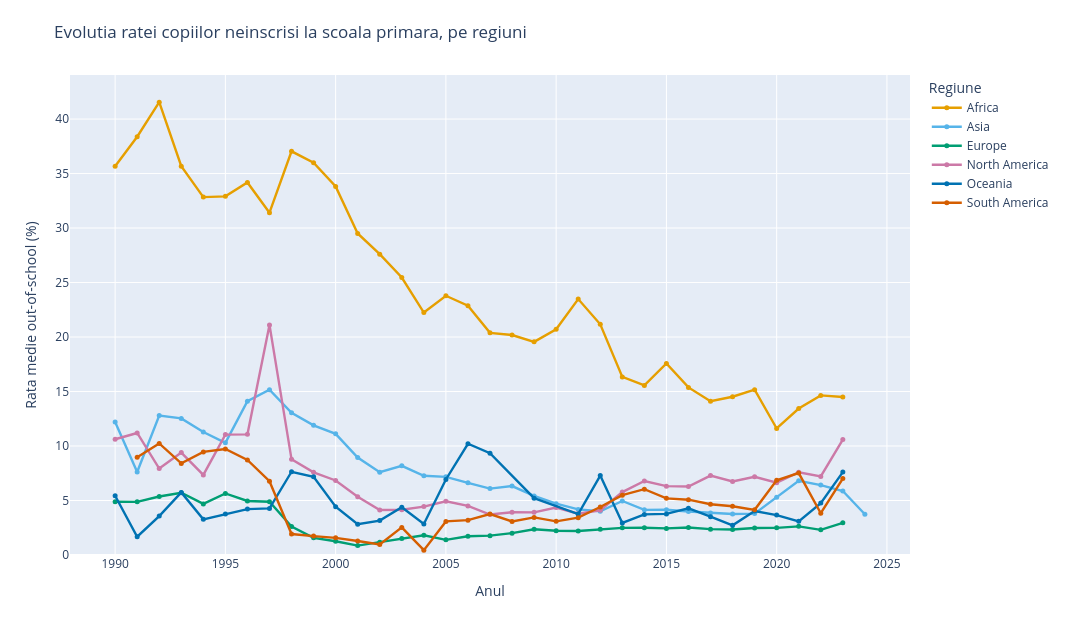

The cell this chart's notebook holds for it:
### Markdown cell above
#### Grafic 5 - Se imbunatateste situatia? Evolutie in timp

### Code cell
region_time = (
    df.dropna(subset=['oos_rate', 'region'])
    .groupby(['region', 'Year'])
    .agg(oos_mean=('oos_rate', 'mean'), nr_tari=('Entity', 'nunique'))
    .reset_index()
)
region_time = region_time[region_time['nr_tari'] >= 3]

fig = px.line(
    region_time,
    x='Year', y='oos_mean',
    color='region',
    color_discrete_map=REGION_COLORS,
    markers=True,
    hover_data={'nr_tari': True, 'region': False},
    labels={
        'oos_mean':  'Rata medie out-of-school (%)',
        'Year':      'Anul',
        'region':    'Regiune',
        'nr_tari':   'Nr. tari',
    },
    title='Evolutia ratei copiilor neinscrisi la scoala primara, pe regiuni'
)
fig.update_traces(marker=dict(size=5), line=dict(width=2.4))

fig.update_layout(
    width=1080, height=620,
    legend=dict(title='Regiune', x=1.02, y=1, xanchor='left'),
    xaxis=dict(fixedrange=True),
    yaxis=dict(rangemode='tozero', fixedrange=True),
    dragmode=False,
    margin=dict(l=70, r=170, t=75, b=65)
)
fig.show(config=PLOTLY_CONFIG)

### Figure 1 — Plotly figure (JSON) as saved in the notebook; plotly's stock layout.template omitted (floating-point values rounded to 4 significant figures)
{"data": [{"customdata": [[21, "Africa"], [18, "Africa"], [16, "Africa"], [15, "Africa"], [24, "Africa"], [20, "Africa"], [19, "Africa"], [14, "Africa"], [21, "Africa"], [34, "Africa"], [32, "Africa"], [29, "Africa"], [32, "Africa"], [32, "Africa"], [29, "Africa"], [31, "Africa"], [29, "Africa"], [28, "Africa"], [31, "Africa"], [32, "Africa"], [31, "Africa"], [32, "Africa"], [34, "Africa"], [28, "Africa"], [31, "Africa"], [30, "Africa"], [29, "Africa"], [34, "Africa"], [31, "Africa"], [29, "Africa"], [23, "Africa"], [28, "Africa"], [21, "Africa"], [23, "Africa"]], "hovertemplate": "Anul=%{x}<br>Rata medie out-of-school (%)=%{y}<br>Nr. tari=%{customdata[0]}<extra></extra>", "legendgroup": "Africa", "line": {"color": "#E69F00", "dash": "solid", "width": 2.4}, "marker": {"size": 5, "symbol": "circle"}, "mode": "lines+markers", "name": "Africa", "orientation": "v", "showlegend": true, "type": "scatter", "x": [1990, 1991, 1992, 1993, 1994, 1995, 1996, 1997, 1998, 1999, 2000, 2001, 2002, 2003, 2004, 2005, 2006, 2007, 2008, 2009, 2010, 2011, 2012, 2013, 2014, 2015, 2016, 2017, 2018, 2019, 2020, 2021, 2022, 2023], "xaxis": "x", "y": [35.68, 38.38, 41.55, 35.68, 32.84, 32.91, 34.19, 31.41, 37.04, 36.0, 33.82, 29.5, 27.6, 25.46, 22.25, 23.78, 22.88, 20.39, 20.18, 19.56, 20.72, 23.48, 21.17, 16.34, 15.56, 17.58, 15.38, 14.1, 14.52, 15.17, 11.61, 13.44, 14.64, 14.5], "yaxis": "y"}, {"customdata": [[15, "Asia"], [11, "Asia"], [16, "Asia"], [13, "Asia"], [15, "Asia"], [12, "Asia"], [15, "Asia"], [16, "Asia"], [16, "Asia"], [24, "Asia"], [25, "Asia"], [24, "Asia"], [27, "Asia"], [29, "Asia"], [26, "Asia"], [28, "Asia"], [30, "Asia"], [28, "Asia"], [29, "Asia"], [29, "Asia"], [28, "Asia"], [31, "Asia"], [32, "Asia"], [33, "Asia"], [32, "Asia"], [32, "Asia"], [35, "Asia"], [36, "Asia"], [34, "Asia"], [33, "Asia"], [35, "Asia"], [34, "Asia"], [37, "Asia"], [26, "Asia"], [6, "Asia"]], "hovertemplate": "Anul=%{x}<br>Rata medie out-of-school (%)=%{y}<br>Nr. tari=%{customdata[0]}<extra></extra>", "legendgroup": "Asia", "line": {"color": "#56B4E9", "dash": "solid", "width": 2.4}, "marker": {"size": 5, "symbol": "circle"}, "mode": "lines+markers", "name": "Asia", "orientation": "v", "showlegend": true, "type": "scatter", "x": [1990, 1991, 1992, 1993, 1994, 1995, 1996, 1997, 1998, 1999, 2000, 2001, 2002, 2003, 2004, 2005, 2006, 2007, 2008, 2009, 2010, 2011, 2012, 2013, 2014, 2015, 2016, 2017, 2018, 2019, 2020, 2021, 2022, 2023, 2024], "xaxis": "x", "y": [12.19, 7.62, 12.8, 12.53, 11.29, 10.29, 14.12, 15.17, 13.05, 11.9, 11.12, 8.95, 7.592, 8.182, 7.271, 7.169, 6.622, 6.091, 6.325, 5.419, 4.713, 4.183, 4.015, 4.957, 4.145, 4.152, 3.988, 3.844, 3.763, 3.8, 5.296, 6.81, 6.414, 5.87, 3.737], "yaxis": "y"}, {"customdata": [[12, "Europe"], [13, "Europe"], [12, "Europe"], [13, "Europe"], [17, "Europe"], [19, "Europe"], [19, "Europe"], [15, "Europe"], [15, "Europe"], [29, "Europe"], [27, "Europe"], [28, "Europe"], [28, "Europe"], [29, "Europe"], [28, "Europe"], [29, "Europe"], [30, "Europe"], [31, "Europe"], [33, "Europe"], [32, "Europe"], [33, "Europe"], [33, "Europe"], [36, "Europe"], [35, "Europe"], [37, "Europe"], [39, "Europe"], [37, "Europe"], [40, "Europe"], [40, "Europe"], [41, "Europe"], [42, "Europe"], [41, "Europe"], [39, "Europe"], [25, "Europe"]], "hovertemplate": "Anul=%{x}<br>Rata medie out-of-school (%)=%{y}<br>Nr. tari=%{customdata[0]}<extra></extra>", "legendgroup": "Europe", "line": {"color": "#009E73", "dash": "solid", "width": 2.4}, "marker": {"size": 5, "symbol": "circle"}, "mode": "lines+markers", "name": "Europe", "orientation": "v", "showlegend": true, "type": "scatter", "x": [1990, 1991, 1992, 1993, 1994, 1995, 1996, 1997, 1998, 1999, 2000, 2001, 2002, 2003, 2004, 2005, 2006, 2007, 2008, 2009, 2010, 2011, 2012, 2013, 2014, 2015, 2016, 2017, 2018, 2019, 2020, 2021, 2022, 2023], "xaxis": "x", "y": [4.885, 4.876, 5.367, 5.715, 4.688, 5.645, 4.956, 4.884, 2.608, 1.572, 1.26, 0.8629, 1.181, 1.51, 1.816, 1.388, 1.714, 1.777, 2.002, 2.368, 2.223, 2.204, 2.367, 2.493, 2.503, 2.443, 2.524, 2.37, 2.338, 2.477, 2.491, 2.628, 2.307, 2.948], "yaxis": "y"}, {"customdata": [[9, "North America"], [7, "North America"], [8, "North America"], [8, "North America"], [6, "North America"], [4, "North America"], [5, "North America"], [4, "North America"], [3, "North America"], [13, "North America"], [16, "North America"], [13, "North America"], [14, "North America"], [13, "North America"], [17, "North America"], [19, "North America"], [13, "North America"], [17, "North America"], [18, "North America"], [14, "North America"], [14, "North America"], [16, "North America"], [16, "North America"], [16, "North America"], [18, "North America"], [19, "North America"], [17, "North America"], [17, "North America"], [16, "North America"], [16, "North America"], [16, "North America"], [17, "North America"], [15, "North America"], [19, "North America"]], "hovertemplate": "Anul=%{x}<br>Rata medie out-of-school (%)=%{y}<br>Nr. tari=%{customdata[0]}<extra></extra>", "legendgroup": "North America", "line": {"color": "#CC79A7", "dash": "solid", "width": 2.4}, "marker": {"size": 5, "symbol": "circle"}, "mode": "lines+markers", "name": "North America", "orientation": "v", "showlegend": true, "type": "scatter", "x": [1990, 1991, 1992, 1993, 1994, 1995, 1996, 1997, 1998, 1999, 2000, 2001, 2002, 2003, 2004, 2005, 2006, 2007, 2008, 2009, 2010, 2011, 2012, 2013, 2014, 2015, 2016, 2017, 2018, 2019, 2020, 2021, 2022, 2023], "xaxis": "x", "y": [10.62, 11.19, 7.935, 9.4, 7.35, 11.05, 11.07, 21.11, 8.775, 7.581, 6.839, 5.35, 4.126, 4.157, 4.441, 4.93, 4.507, 3.712, 3.927, 3.914, 4.358, 3.785, 4.103, 5.773, 6.786, 6.317, 6.289, 7.289, 6.748, 7.173, 6.638, 7.594, 7.213, 10.59], "yaxis": "y"}, {"customdata": [[3, "Oceania"], [3, "Oceania"], [4, "Oceania"], [3, "Oceania"], [6, "Oceania"], [4, "Oceania"], [4, "Oceania"], [4, "Oceania"], [5, "Oceania"], [5, "Oceania"], [5, "Oceania"], [4, "Oceania"], [4, "Oceania"], [3, "Oceania"], [4, "Oceania"], [4, "Oceania"], [3, "Oceania"], [5, "Oceania"], [3, "Oceania"], [4, "Oceania"], [5, "Oceania"], [6, "Oceania"], [10, "Oceania"], [11, "Oceania"], [10, "Oceania"], [5, "Oceania"], [8, "Oceania"], [10, "Oceania"], [12, "Oceania"], [9, "Oceania"], [11, "Oceania"], [11, "Oceania"]], "hovertemplate": "Anul=%{x}<br>Rata medie out-of-school (%)=%{y}<br>Nr. tari=%{customdata[0]}<extra></extra>", "legendgroup": "Oceania", "line": {"color": "#0072B2", "dash": "solid", "width": 2.4}, "marker": {"size": 5, "symbol": "circle"}, "mode": "lines+markers", "name": "Oceania", "orientation": "v", "showlegend": true, "type": "scatter", "x": [1990, 1991, 1992, 1993, 1994, 1995, 1996, 1997, 1998, 1999, 2000, 2001, 2002, 2003, 2004, 2005, 2006, 2007, 2009, 2011, 2012, 2013, 2014, 2015, 2016, 2017, 2018, 2019, 2020, 2021, 2022, 2023], "xaxis": "x", "y": [5.437, 1.678, 3.576, 5.741, 3.274, 3.768, 4.212, 4.276, 7.64, 7.173, 4.429, 2.823, 3.16, 4.384, 2.85, 6.931, 10.21, 9.339, 5.213, 3.758, 7.288, 2.944, 3.726, 3.77, 4.285, 3.521, 2.721, 4.039, 3.663, 3.089, 4.761, 7.608], "yaxis": "y"}, {"customdata": [[5, "South America"], [4, "South America"], [5, "South America"], [4, "South America"], [6, "South America"], [6, "South America"], [4, "South America"], [5, "South America"], [7, "South America"], [6, "South America"], [6, "South America"], [6, "South America"], [6, "South America"], [5, "South America"], [8, "South America"], [8, "South America"], [9, "South America"], [10, "South America"], [10, "South America"], [10, "South America"], [10, "South America"], [10, "South America"], [7, "South America"], [7, "South America"], [8, "South America"], [10, "South America"], [9, "South America"], [9, "South America"], [9, "South America"], [10, "South America"], [10, "South America"], [8, "South America"], [6, "South America"]], "hovertemplate": "Anul=%{x}<br>Rata medie out-of-school (%)=%{y}<br>Nr. tari=%{customdata[0]}<extra></extra>", "legendgroup": "South America", "line": {"color": "#D55E00", "dash": "solid", "width": 2.4}, "marker": {"size": 5, "symbol": "circle"}, "mode": "lines+markers", "name": "South America", "orientation": "v", "showlegend": true, "type": "scatter", "x": [1991, 1992, 1993, 1994, 1995, 1996, 1997, 1998, 1999, 2000, 2001, 2002, 2003, 2004, 2005, 2006, 2007, 2008, 2009, 2010, 2011, 2012, 2013, 2014, 2015, 2016, 2017, 2018, 2019, 2020, 2021, 2022, 2023], "xaxis": "x", "y": [8.976, 10.24, 8.407, 9.457, 9.729, 8.717, 6.769, 1.926, 1.736, 1.572, 1.29, 0.9675, 2.533, 0.4439, 3.082, 3.195, 3.758, 3.08, 3.447, 3.088, 3.426, 4.406, 5.491, 6.036, 5.197, 5.074, 4.653, 4.467, 4.144, 6.852, 7.519, 3.83, 7.011], "yaxis": "y"}], "layout": {"dragmode": false, "height": 620, "legend": {"title": {"text": "Regiune"}, "tracegroupgap": 0, "x": 1.02, "xanchor": "left", "y": 1}, "margin": {"b": 65, "l": 70, "r": 170, "t": 75}, "title": {"text": "Evolutia ratei copiilor neinscrisi la scoala primara, pe regiuni"}, "width": 1080, "xaxis": {"anchor": "y", "domain": [0, 1], "fixedrange": true, "title": {"text": "Anul"}}, "yaxis": {"anchor": "x", "domain": [0, 1], "fixedrange": true, "rangemode": "tozero", "title": {"text": "Rata medie out-of-school (%)"}}}}
